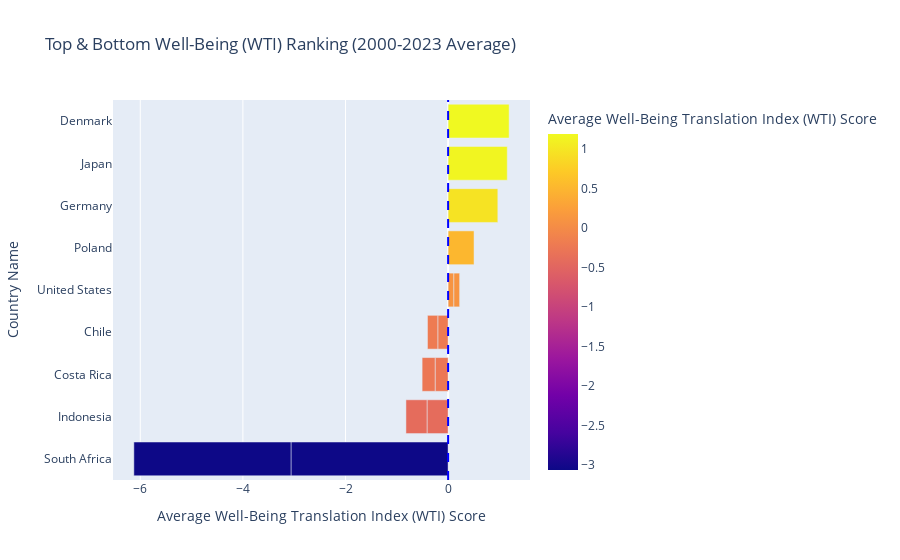

Notebook source saved alongside this figure:
### Code cell
import plotly.express as px
import pandas as pd

# 1. CALCULATE THE AVERAGE WTI SCORE PER COUNTRY (from yearly data)
# Use 'Well-Being (PCA)' column
df_ranking_wti = df_merged_scores.groupby('Country Name')['Well-Being (PCA)'].mean().reset_index()

# Rename the column
df_ranking_wti.rename(columns={'Well-Being (PCA)': 'Avg_WTI'}, inplace=True)
print(df_ranking_wti)

# Sort the ranking from highest WTI to lowest
df_ranking_wti_sorted = df_ranking_wti.sort_values(by='Avg_WTI', ascending=False)


# 2. SELECT TOP AND BOTTOM COUNTRIES FOR VISUALIZATION
df_top_wti = df_ranking_wti_sorted.head(10)
df_bottom_wti = df_ranking_wti_sorted.tail(5)
# Concatenate the top 10 and bottom 5 for contrast
df_bar_viz_wti = pd.concat([df_top_wti, df_bottom_wti])

# 3. CREATE THE HORIZONTAL BAR CHART
fig = px.bar(
    df_bar_viz_wti,
    x='Avg_WTI',
    y='Country Name',
    orientation='h',
    color='Avg_WTI',
    color_continuous_scale=px.colors.sequential.Plasma, # Using a different color scale
    title='Top & Bottom Well-Being (WTI) Ranking (2000-2023 Average)',
    labels={'Avg_WTI': 'Average Well-Being Translation Index (WTI) Score'}
)

# Reverse the Y-axis so the highest score is at the top
fig.update_layout(
    yaxis={'categoryorder': 'total ascending'},
    showlegend=False
)

# Add a vertical line at WTI = 0 (the sample average)
fig.add_vline(x=0, line_width=2, line_dash="dash", line_color="blue")

fig.show()

### Figure 1 — Plotly figure (JSON) as saved in the notebook; plotly's stock layout.template omitted (floating-point values rounded to 4 significant figures)
{"data": [{"hovertemplate": "Average Well-Being Translation Index (WTI) Score=%{marker.color}<br>Country Name=%{y}<extra></extra>", "legendgroup": "", "marker": {"color": [1.189, 1.153, 0.9688, 0.5051, 0.1122, -0.2011, -0.2534, -0.4111, -3.062, 0.1122, -0.2011, -0.2534, -0.4111, -3.062], "coloraxis": "coloraxis", "pattern": {"shape": ""}}, "name": "", "orientation": "h", "showlegend": false, "textposition": "auto", "type": "bar", "x": [1.189, 1.153, 0.9688, 0.5051, 0.1122, -0.2011, -0.2534, -0.4111, -3.062, 0.1122, -0.2011, -0.2534, -0.4111, -3.062], "xaxis": "x", "y": ["Denmark", "Japan", "Germany", "Poland", "United States", "Chile", "Costa Rica", "Indonesia", "South Africa", "United States", "Chile", "Costa Rica", "Indonesia", "South Africa"], "yaxis": "y"}], "layout": {"barmode": "relative", "coloraxis": {"colorbar": {"title": {"text": "Average Well-Being Translation Index (WTI) Score"}}, "colorscale": [[0, "#0d0887"], [0.1111, "#46039f"], [0.2222, "#7201a8"], [0.3333, "#9c179e"], [0.4444, "#bd3786"], [0.5556, "#d8576b"], [0.6667, "#ed7953"], [0.7778, "#fb9f3a"], [0.8889, "#fdca26"], [1, "#f0f921"]]}, "legend": {"tracegroupgap": 0}, "shapes": [{"line": {"color": "blue", "dash": "dash", "width": 2}, "type": "line", "x0": 0, "x1": 0, "xref": "x", "y0": 0, "y1": 1, "yref": "y domain"}], "showlegend": false, "title": {"text": "Top & Bottom Well-Being (WTI) Ranking (2000-2023 Average)"}, "xaxis": {"anchor": "y", "domain": [0, 1], "title": {"text": "Average Well-Being Translation Index (WTI) Score"}}, "yaxis": {"anchor": "x", "categoryorder": "total ascending", "domain": [0, 1], "title": {"text": "Country Name"}}}}
